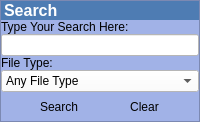
               <widget class="QFrame" name="frameSearchTool">
                <property name="sizePolicy">
                 <sizepolicy hsizetype="Preferred" vsizetype="Preferred">
                  <horstretch>0</horstretch>
                  <verstretch>0</verstretch>
                 </sizepolicy>
                </property>
                <property name="styleSheet">
                 <string notr="true">background-color: rgb(161, 178, 231);
</string>
                </property>
                <property name="frameShape">
                 <enum>QFrame::StyledPanel</enum>
                </property>
                <property name="frameShadow">
                 <enum>QFrame::Sunken</enum>
                </property>
                <layout class="QGridLayout" name="gridLayout_61">
                 <property name="horizontalSpacing">
                  <number>2</number>
                 </property>
                 <property name="verticalSpacing">
                  <number>0</number>
                 </property>
                 <property name="margin">
                  <number>0</number>
                 </property>
                 <item row="2" column="0" colspan="2">
                  <widget class="QLabel" name="labelTypeSearch">
                   <property name="text">
                    <string>Type Your Search Here:</string>
                   </property>
                   <property name="buddy">
                    <cstring>lineEditSearchTool</cstring>
                   </property>
                  </widget>
                 </item>
                 <item row="3" column="0" colspan="2">
                  <widget class="QLineEdit" name="lineEditSearchTool">
                   <property name="styleSheet">
                    <string notr="true">background-color: rgb(255, 255, 255);</string>
                   </property>
                  </widget>
                 </item>
                 <item row="4" column="0">
                  <widget class="QLabel" name="labelSearchFileType">
                   <property name="text">
                    <string>File Type:</string>
                   </property>
                   <property name="buddy">
                    <cstring>comboBoxSearchFileType</cstring>
                   </property>
                  </widget>
                 </item>
                 <item row="6" column="0" colspan="2">
                  <widget class="QComboBox" name="comboBoxSearchFileType">
                   <property name="styleSheet">
                    <string notr="true">background-color: rgb(255, 255, 255);</string>
                   </property>
                   <item>
                    <property name="text">
                     <string>Any File Type</string>
                    </property>
                    <property name="icon">
                     <iconset>
                      <normaloff>:/Icons/Resource/search-32.png</normaloff>:/Icons/Resource/search-32.png</iconset>
                    </property>
                   </item>
                   <item>
                    <property name="text">
                     <string>Application</string>
                    </property>
                    <property name="icon">
                     <iconset>
                      <normaloff>:/Icons/Resource/Applications.png</normaloff>:/Icons/Resource/Applications.png</iconset>
                    </property>
                   </item>
                   <item>
                    <property name="text">
                     <string>Archive</string>
                    </property>
                    <property name="icon">
                     <iconset>
                      <normaloff>:/Icons/Resource/Archive.png</normaloff>:/Icons/Resource/Archive.png</iconset>
                    </property>
                   </item>
                   <item>
                    <property name="text">
                     <string>Audio</string>
                    </property>
                    <property name="icon">
                     <iconset>
                      <normaloff>:/Icons/Resource/Speaker.png</normaloff>:/Icons/Resource/Speaker.png</iconset>
                    </property>
                   </item>
                   <item>
                    <property name="text">
                     <string>Bittorrent</string>
                    </property>
                    <property name="icon">
                     <iconset>
                      <normaloff>:/Icons/Resource/Bittorrent_32.png</normaloff>:/Icons/Resource/Bittorrent_32.png</iconset>
                    </property>
                   </item>
                   <item>
                    <property name="text">
                     <string>Book</string>
                    </property>
                    <property name="icon">
                     <iconset>
                      <normaloff>:/Icons/Resource/Notebook.png</normaloff>:/Icons/Resource/Notebook.png</iconset>
                    </property>
                   </item>
                   <item>
                    <property name="text">
                     <string>Image</string>
                    </property>
                    <property name="icon">
                     <iconset>
                      <normaloff>:/Icons/Resource/Images.png</normaloff>:/Icons/Resource/Images.png</iconset>
                    </property>
                   </item>
                   <item>
                    <property name="text">
                     <string>Presentation</string>
                    </property>
                    <property name="icon">
                     <iconset>
                      <normaloff>:/Icons/Resource/Presentacion.png</normaloff>:/Icons/Resource/Presentacion.png</iconset>
                    </property>
                   </item>
                   <item>
                    <property name="text">
                     <string>ROM Image</string>
                    </property>
                    <property name="icon">
                     <iconset>
                      <normaloff>:/Icons/Resource/Snes.png</normaloff>:/Icons/Resource/Snes.png</iconset>
                    </property>
                   </item>
                   <item>
                    <property name="text">
                     <string>Skin</string>
                    </property>
                    <property name="icon">
                     <iconset>
                      <normaloff>:/Icons/Resource/Wallpaper Settings.png</normaloff>:/Icons/Resource/Wallpaper Settings.png</iconset>
                    </property>
                   </item>
                   <item>
                    <property name="text">
                     <string>Source Code</string>
                    </property>
                    <property name="icon">
                     <iconset>
                      <normaloff>:/Icons/Resource/source.png</normaloff>:/Icons/Resource/source.png</iconset>
                    </property>
                   </item>
                   <item>
                    <property name="text">
                     <string>Spreadsheet</string>
                    </property>
                    <property name="icon">
                     <iconset>
                      <normaloff>:/Icons/Resource/Spreadsheet2.png</normaloff>:/Icons/Resource/Spreadsheet2.png</iconset>
                    </property>
                   </item>
                   <item>
                    <property name="text">
                     <string>Video</string>
                    </property>
                    <property name="icon">
                     <iconset>
                      <normaloff>:/Icons/Resource/VisualHub.png</normaloff>:/Icons/Resource/VisualHub.png</iconset>
                    </property>
                   </item>
                   <item>
                    <property name="text">
                     <string>Word Processing</string>
                    </property>
                    <property name="icon">
                     <iconset>
                      <normaloff>:/Icons/Resource/Document.png</normaloff>:/Icons/Resource/Document.png</iconset>
                    </property>
                   </item>
                  </widget>
                 </item>
                 <item row="1" column="0" colspan="2">
                  <widget class="QLabel" name="labelSearchToolHeader">
                   <property name="styleSheet">
                    <string notr="true">background-color: rgb(78, 124, 179);</string>
                   </property>
                   <property name="frameShape">
                    <enum>QFrame::NoFrame</enum>
                   </property>
                   <property name="frameShadow">
                    <enum>QFrame::Plain</enum>
                   </property>
                   <property name="text">
                    <string>&lt;!DOCTYPE HTML PUBLIC &quot;-//W3C//DTD HTML 4.0//EN&quot; &quot;http://www.w3.org/TR/REC-html40/strict.dtd&quot;&gt;
&lt;html&gt;&lt;head&gt;&lt;meta name=&quot;qrichtext&quot; content=&quot;1&quot; /&gt;&lt;style type=&quot;text/css&quot;&gt;
p, li { white-space: pre-wrap; }
&lt;/style&gt;&lt;/head&gt;&lt;body style=&quot; font-family:'MS Shell Dlg 2'; font-size:8.25pt; font-weight:400; font-style:normal;&quot;&gt;
&lt;p style=&quot; margin-top:0px; margin-bottom:0px; margin-left:0px; margin-right:0px; -qt-block-indent:0; text-indent:0px;&quot;&gt;&lt;img src=&quot;:/Icons/FileType/Resource/24x24 File Type/search-32.png&quot; /&gt;&lt;span style=&quot; font-size:8pt;&quot;&gt; &lt;/span&gt;&lt;span style=&quot; font-size:12pt; font-weight:600; color:#ffffff;&quot;&gt;Search&lt;/span&gt;&lt;/p&gt;&lt;/body&gt;&lt;/html&gt;</string>
                   </property>
                  </widget>
                 </item>
                 <item row="7" column="0" colspan="2">
                  <layout class="QGridLayout" name="gridLayoutSearchButtons">
                   <property name="topMargin">
                    <number>4</number>
                   </property>
                   <property name="bottomMargin">
                    <number>4</number>
                   </property>
                   <property name="spacing">
                    <number>6</number>
                   </property>
                   <item row="0" column="0">
                    <widget class="QToolButton" name="toolButtonSearchStart">
                     <property name="styleSheet">
                      <string notr="true"/>
                     </property>
                     <property name="text">
                      <string>Search</string>
                     </property>
                     <property name="icon">
                      <iconset>
                       <normaloff>:/Icons/Resource/search-32.png</normaloff>:/Icons/Resource/search-32.png</iconset>
                     </property>
                     <property name="popupMode">
                      <enum>QToolButton::InstantPopup</enum>
                     </property>
                     <property name="toolButtonStyle">
                      <enum>Qt::ToolButtonTextBesideIcon</enum>
                     </property>
                     <property name="autoRaise">
                      <bool>true</bool>
                     </property>
                    </widget>
                   </item>
                   <item row="0" column="1">
                    <widget class="QToolButton" name="toolButtonSearchClear">
                     <property name="styleSheet">
                      <string notr="true"/>
                     </property>
                     <property name="text">
                      <string>Clear</string>
                     </property>
                     <property name="icon">
                      <iconset>
                       <normaloff>:/Icons/Resource/Erase All.png</normaloff>:/Icons/Resource/Erase All.png</iconset>
                     </property>
                     <property name="popupMode">
                      <enum>QToolButton::InstantPopup</enum>
                     </property>
                     <property name="toolButtonStyle">
                      <enum>Qt::ToolButtonTextBesideIcon</enum>
                     </property>
                     <property name="autoRaise">
                      <bool>true</bool>
                     </property>
                    </widget>
                   </item>
                  </layout>
                 </item>
                </layout>
               </widget>
